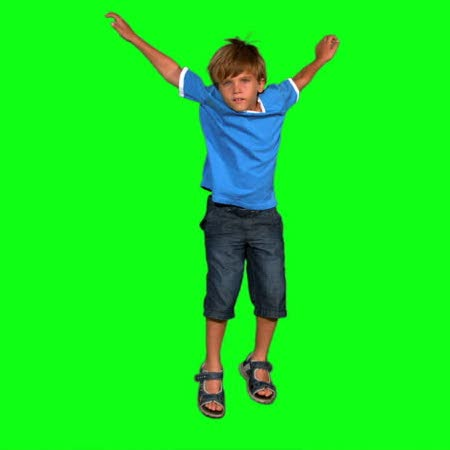
#> input picture 5.1/kid-green.jpg, 450 x 450 px, found by its file name
$ python greyScale.py
#> lines starting #> are read from the running program, lines starting #| are printed output that depends on the picture
from PIL import Image

image_beach = Image.open("5.1/kid-green.jpg").load()

def grey(r, g, b):
    grey = int((r+g+b)/3)
    return (grey, grey, grey)

image_output = Image.open("5.1/kid-green.jpg")
#> image_output is the input picture: PIL image 450x450 RGB; mean R, G, B 23.4, 232.5, 32.8

for width in range(image_output.width):
    for height in range(image_output.height):
        xy = [width, height]
        image_output.putpixel(xy, grey(image_beach[width, height][0], image_beach[width, height][1], image_beach[width, height][2]))
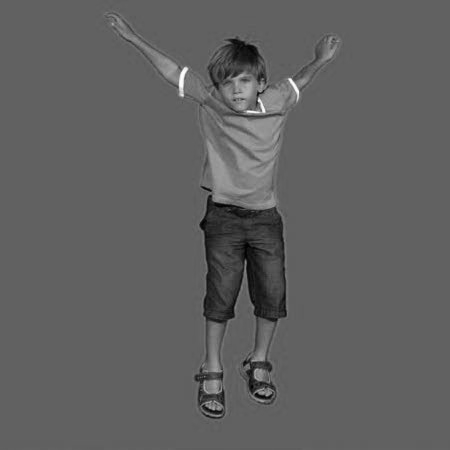
#> image_output: PIL image 450x450 RGB; min 1, max 254, mean 96.2

image_output.save("greyChild.png")
